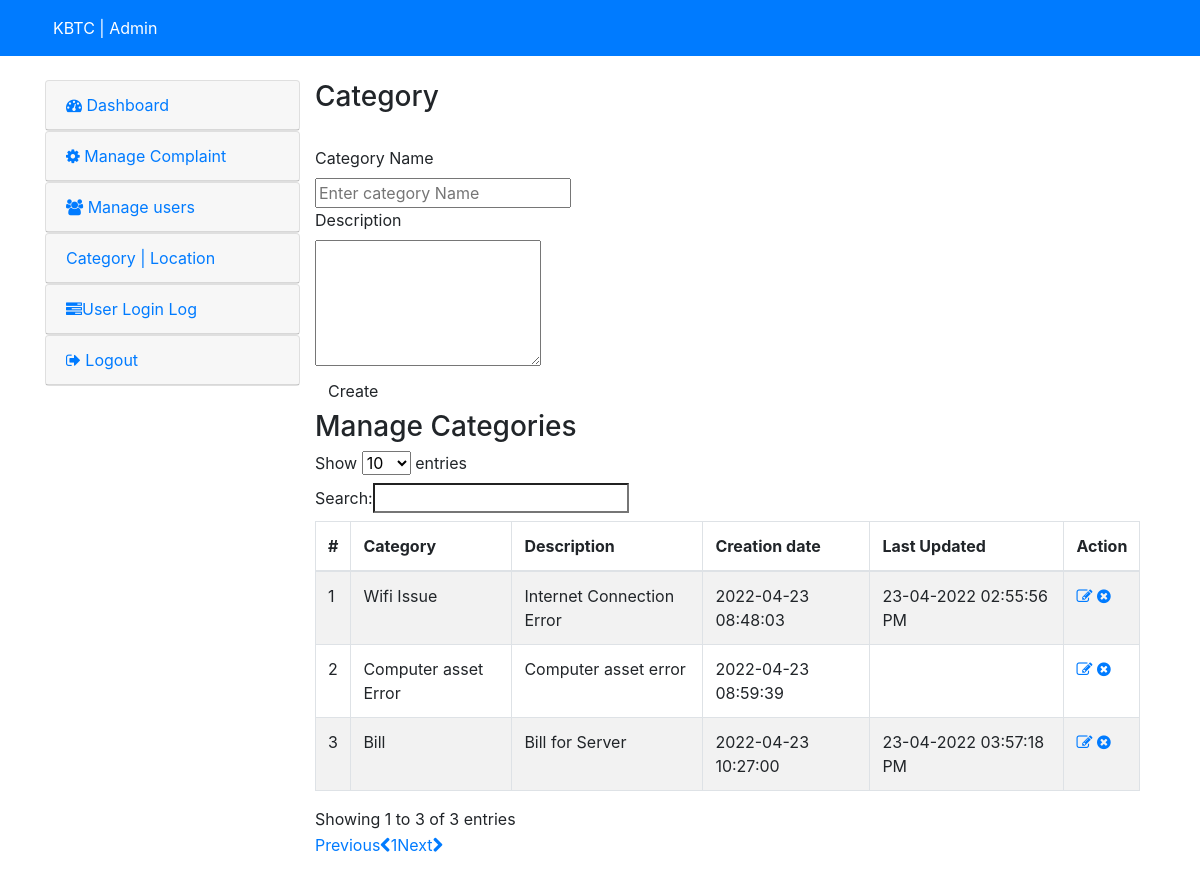
The app's page /admin/category.php (signed in) with its own data.
### tables this page shows
CREATE TABLE `category` (
  `id` int(11) NOT NULL,
  `categoryName` varchar(255) NOT NULL,
  `categoryDescription` longtext NOT NULL,
  `creationDate` timestamp NOT NULL DEFAULT current_timestamp(),
  `updationDate` varchar(255) NOT NULL
);

### admin/category.php (the view, shortened to what this page needs)
<?php
include('include/config.php');
if(strlen($_SESSION['alogin'])==0)
	{
header('location:index.php');
}
else{
?>
<!DOCTYPE html>
<html lang="en">
<head>
    <link rel="stylesheet" href="https://cdn.jsdelivr.net/npm/bootstrap@4.6.1/dist/css/bootstrap.min.css">
  <link type="text/css" href="images/icons/css/font-awesome.css" rel="stylesheet">
</head>
<body>
<?php include('include/header.php');?>
	<div class="wrapper">
		<div class="container">
			<div class="row">
<?php include('include/sidebar.php');?>
			<div class="span9">
					<div class="content">
						<div class="module">
							<div class="module-head">
								<h3>Category</h3>
							</div>
							<div class="module-body">
									<br />
			<form class="form-horizontal row-fluid" name="Category" method="post" >
<div class="control-group">
<label class="control-label" for="basicinput">Category Name</label>
<div class="controls">
<input type="text" placeholder="Enter category Name"  name="category" class="span8 tip" required>
</div>
</div>
<div class="control-group">
											<label class="control-label" for="basicinput">Description</label>
											<div class="controls">
												<textarea class="span8" name="description" rows="5"></textarea>
											</div>
										</div>
	<div class="control-group">
											<div class="controls">
												<button type="submit" name="submit" class="btn">Create</button>
											</div>
										</div>
									</form>
							</div>
						</div>
	<div class="module">
							<div class="module-head">
								<h3>Manage Categories</h3>
							</div>
							<div class="module-body table">
								<table cellpadding="0" cellspacing="0" border="0" class="datatable-1 table table-bordered table-striped	 display" width="100%">
									<thead>
										<tr>
											<th>#</th>
											<th>Category</th>
											<th>Description</th>
											<th>Creation date</th>
											<th>Last Updated</th>
											<th>Action</th>
										</tr>
									</thead>
									<tbody>
<?php $query=mysqli_query($bd, "select * from category");
$cnt=1;
while($row=mysqli_fetch_array($query))
{
?>
										<tr>
											<td><?php echo htmlentities($cnt);?></td>
											<td><?php echo htmlentities($row['categoryName']);?></td>
											<td><?php echo htmlentities($row['categoryDescription']);?></td>
											<td> <?php echo htmlentities($row['creationDate']);?></td>
											<td><?php echo htmlentities($row['updationDate']);?></td>
											<td>
											<a href="edit-category.php?id=<?php echo $row['id']?>" ><i class="icon-edit"></i></a>
											<a href="category.php?id=<?php echo $row['id']?>&del=delete" onClick="return confirm('Are you sure you want to delete?')"><i class="icon-remove-sign"></i></a></td>
										</tr>
										<?php $cnt=$cnt+1; } ?>
								</table>
							</div>
						</div>
					</div>
				</div>
			</div>
		</div>
	</div>
</body>
<?php } ?>

### records on screen
category: categoryName "Wifi Issue", categoryDescription "Internet Connection Error", creationDate "2022-04-23 08:48:03", updationDate "23-04-2022 02:55:56 PM"
category: categoryName "Computer asset Error", categoryDescription "Computer asset error", creationDate "2022-04-23 08:59:39"
category: categoryName "Bill", categoryDescription "Bill for Server", creationDate "2022-04-23 10:27:00", updationDate "23-04-2022 03:57:18 PM"
